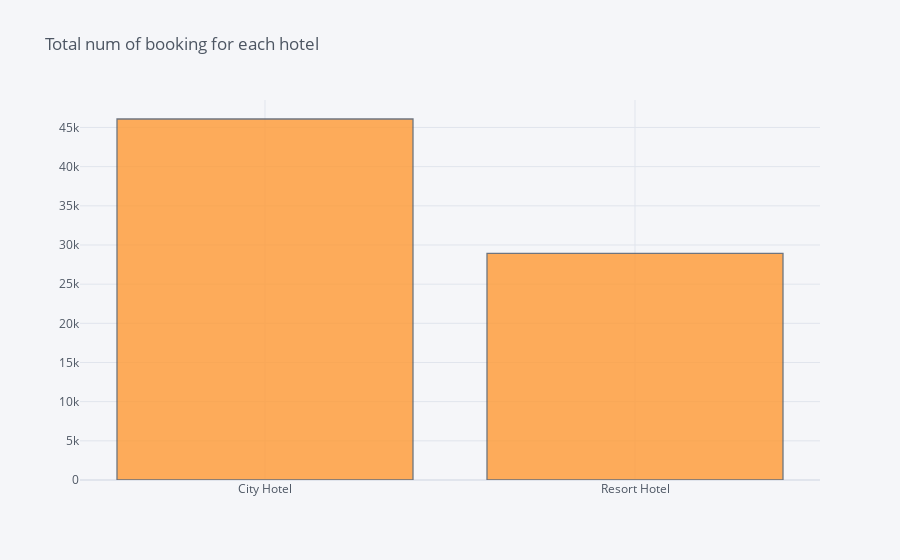

The cell this chart's notebook holds for it:
### Code cell
pd.concat([city_hotel,resort_hotel])['hotel'].iplot(kind='hist',
                                                    title='Total num of booking for each hotel')

### Figure 1 — Plotly figure (JSON) as saved in the notebook; plotly's stock layout.template omitted (floating-point values rounded to 4 significant figures; data arrays with more than 128 entries replaced by an {"elided": "..."} marker saying what was removed)
{"data": [{"histfunc": "count", "histnorm": "", "marker": {"color": "rgba(255, 153, 51, 1.0)", "line": {"color": "#4D5663", "width": 1.3}}, "name": "hotel", "opacity": 0.8, "orientation": "v", "type": "histogram", "x": {"elided": "75011 str values"}}], "layout": {"barmode": "overlay", "legend": {"bgcolor": "#F5F6F9", "font": {"color": "#4D5663"}}, "paper_bgcolor": "#F5F6F9", "plot_bgcolor": "#F5F6F9", "title": {"font": {"color": "#4D5663"}, "text": "Total num of booking for each hotel"}, "xaxis": {"gridcolor": "#E1E5ED", "showgrid": true, "tickfont": {"color": "#4D5663"}, "title": {"font": {"color": "#4D5663"}, "text": ""}, "zerolinecolor": "#E1E5ED"}, "yaxis": {"gridcolor": "#E1E5ED", "showgrid": true, "tickfont": {"color": "#4D5663"}, "title": {"font": {"color": "#4D5663"}, "text": ""}, "zerolinecolor": "#E1E5ED"}}}
